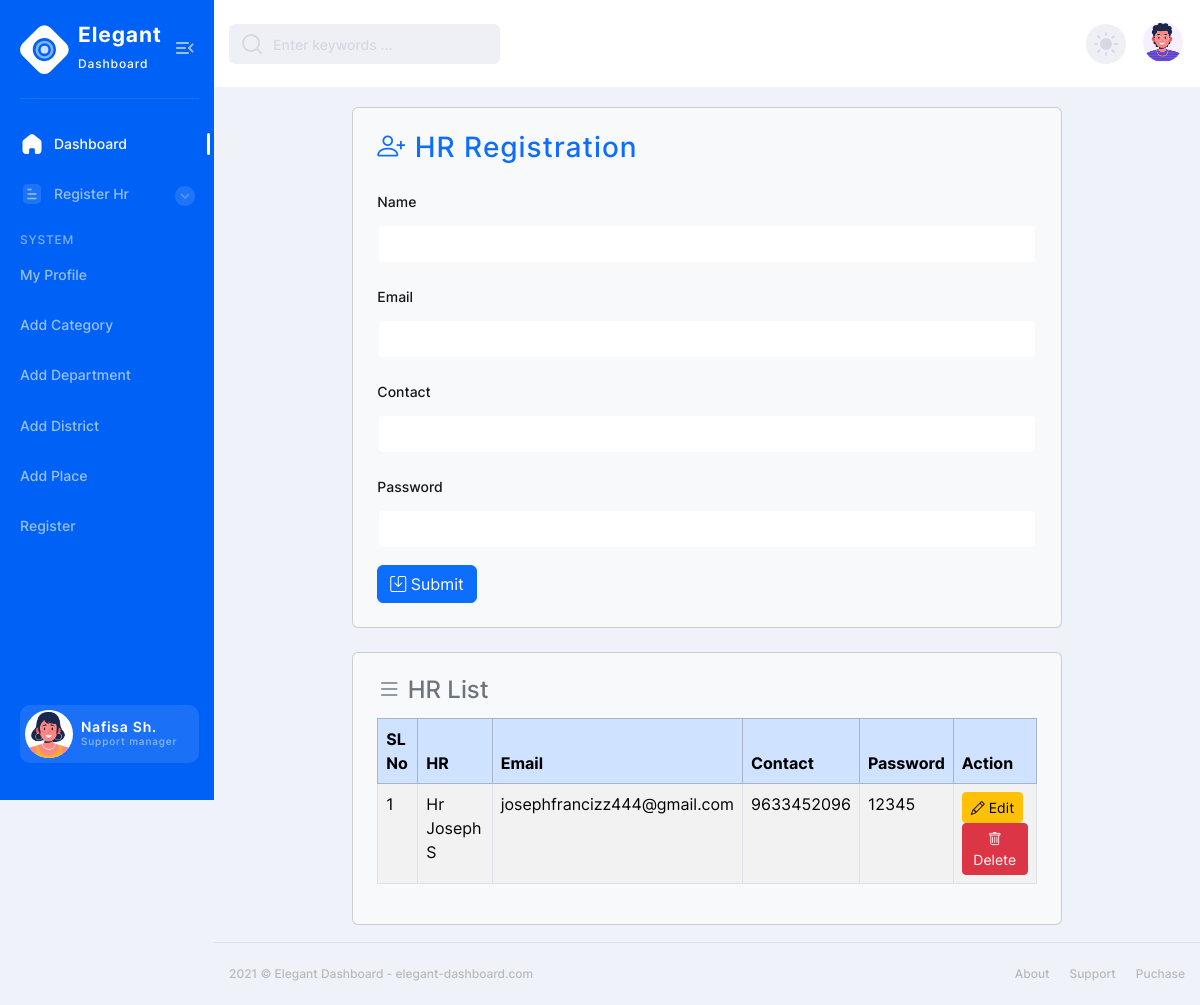
Page /Project/Admin/HRregistration.php on the committed database.
### tables this page shows
CREATE TABLE `tbl_hr` (
  `hr_id` int(11) NOT NULL,
  `hr_name` varchar(200) NOT NULL,
  `hr_email` varchar(200) NOT NULL,
  `hr_contact` varchar(200) NOT NULL,
  `hr_password` varchar(200) NOT NULL
);

### Project/Admin/HRregistration.php (the view, shortened to what this page needs)
<?php
include("header.php");
include("../Assets/Connection/Connection.php");
$hr_name = "";
$hr_email = "";
$hr_contact = "";
$hr_password = "";
?>
<div class="container w-75">
<div class="card p-4 bg-light" >
    <h3 class="mb-4 text-primary"><i class="bi bi-person-plus"></i> HR Registration</h3>
    <form method="post" action="HRregistration.php">
        <div class="mb-3">
            <label class="form-label">Name</label>
            <input type="text" name="txt_name" class="form-control" value="<?php echo $hr_name; ?>" required>
        </div>
        <div class="mb-3">
            <label class="form-label">Email</label>
            <input type="email" name="txt_email" class="form-control" value="<?php echo $hr_email; ?>" required>
        </div>
        <div class="mb-3">
            <label class="form-label">Contact</label>
            <input type="text" name="txt_contact" class="form-control" value="<?php echo $hr_contact; ?>" required>
        </div>
        <div class="mb-3">
            <label class="form-label">Password</label>
            <input type="text" name="txt_password" class="form-control" value="<?php echo $hr_password; ?>" required>
        </div>
        <button type="submit" name="btn_submit" class="btn btn-primary"><i class="bi bi-save"></i> Submit</button>
    </form>
</div>
<div class="card mt-4 p-4 bg-light">
    <h4 class="mb-3 text-secondary"><i class="bi bi-list"></i> HR List</h4>
    <table class="table table-bordered table-striped">
        <thead class="table-primary">
            <tr>
                <th>SL No</th>
                <th>HR</th>
                <th>Email</th>
                <th>Contact</th>
                <th>Password</th>
                <th>Action</th>
            </tr>
        </thead>
        <tbody>
        <?php
            $Selqry = "SELECT * FROM tbl_hr";
            $i = 0;
            $result = $conn->query($Selqry);
            while($row = $result->fetch_assoc())
            {
                $i++;
                echo "<tr>
                        <td>{$i}</td>
                        <td>{$row['hr_name']}</td>
                        <td>{$row['hr_email']}</td>
                        <td>{$row['hr_contact']}</td>
                        <td>{$row['hr_password']}</td>
                        <td>
                            <a href='HRregistration.php?eid={$row['hr_id']}' class='btn btn-sm btn-warning'><i class='bi bi-pencil'></i> Edit</a>
                            <a href='HRregistration.php?did={$row['hr_id']}' class='btn btn-sm btn-danger' onclick=\"return confirm('Are you sure?');\"><i class='bi bi-trash'></i> Delete</a>
                        </td>
                      </tr>";
            }
        ?>
        </tbody>
    </table>
</div>
</div>
<?php
include("footer.php");
?>

### rows in the picture
tbl_hr: hr_name "Hr Joseph S", hr_email "josephfrancizz444@gmail.com", hr_contact "9633452096", hr_password "12345"
